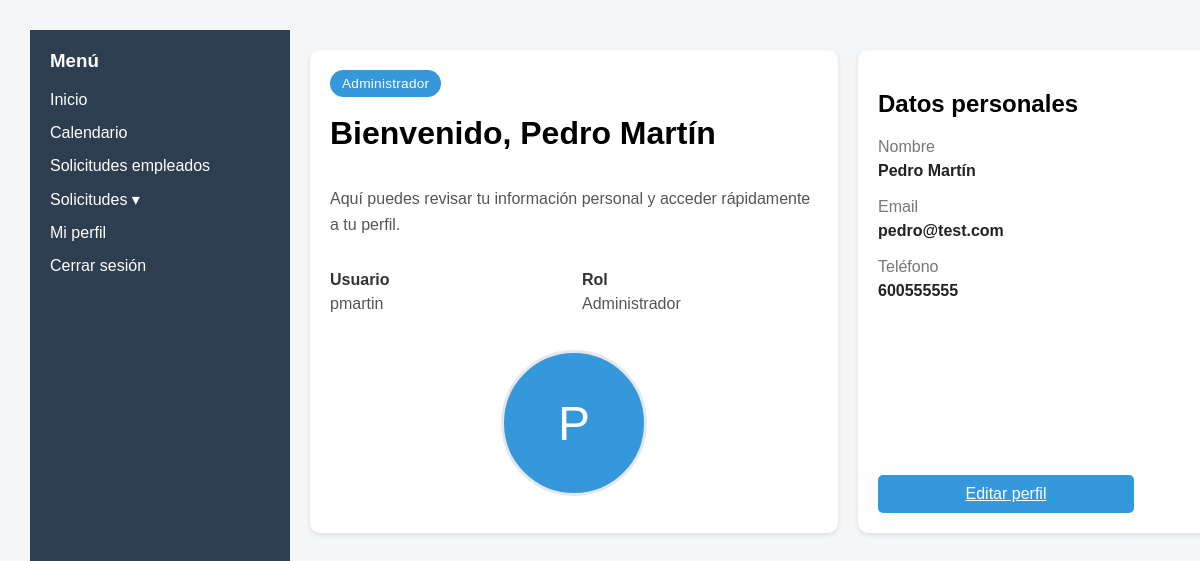
Before: /frontend/views/menu.php (signed in) with the older database file.
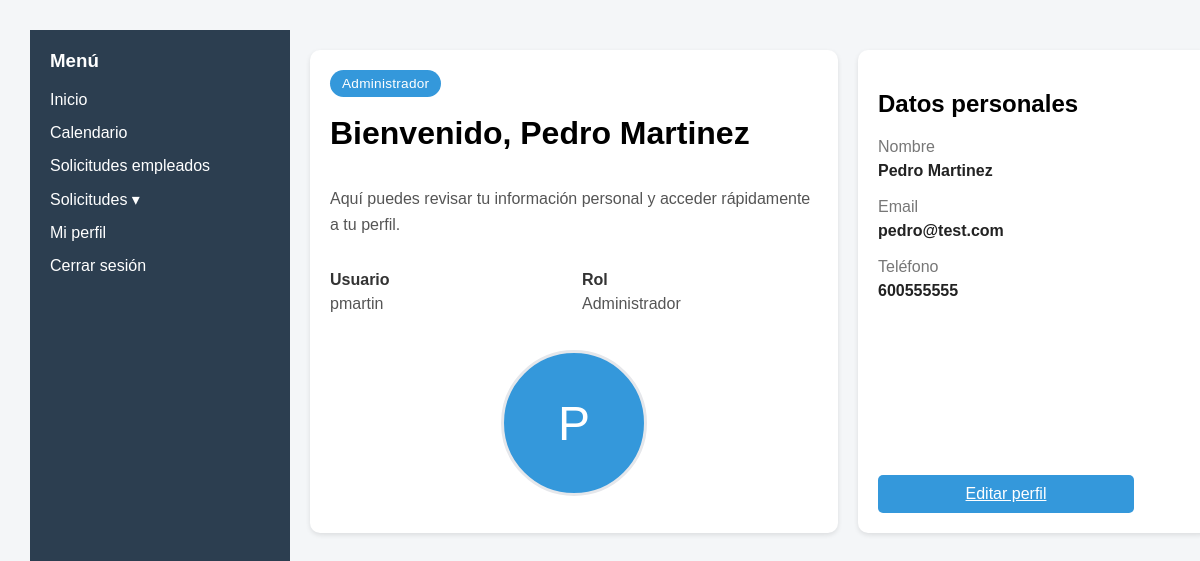
After: the same page with the newer database file.
### tables this page shows
CREATE TABLE EMPLEADO (
	id_empleado INTEGER PRIMARY KEY AUTOINCREMENT,
	nombre TEXT NOT NULL,
	email TEXT NOT NULL,
	dni TEXT NOT NULL,
	telefono TEXT,
	usuario TEXT NOT NULL,
	contrasena TEXT NOT NULL,
	rol TEXT NOT NULL
);

### frontend/views/menu.php (the view, shortened to what this page needs)
<?php include '../components/header.php'; ?>
<?php include '../components/layout.php'; ?>
<?php
$db = getDB();
$idEmpleado = $_SESSION['id_empleado'];
$stmt = $db->prepare("
  SELECT nombre, email, telefono, usuario, rol
  FROM EMPLEADO
  WHERE id_empleado = :id_empleado
");
$stmt->execute([
  ':id_empleado' => $idEmpleado
]);
$empleado = $stmt->fetch(PDO::FETCH_ASSOC);
$nombre = $empleado['nombre'] ?? '';
$email = $empleado['email'] ?? '';
$telefono = $empleado['telefono'] ?? '';
$usuario = $empleado['usuario'] ?? ($_SESSION['usuario'] ?? '');
$rol = $empleado['rol'] ?? ($_SESSION['rol'] ?? '');
$rolTexto = $rol === 'admin' ? 'Administrador' : 'Empleado';
$nombreAvatar = $nombre !== '' ? $nombre : $usuario;
$inicial = strtoupper(substr(trim($nombreAvatar), 0, 1));
?>
<main>
  <div class="dashboard">
    <div class="card bienvenida card-split">
      <div class="welcome-copy">
        <span class="badge"><?php echo htmlspecialchars($rolTexto); ?></span>
        <h1>Bienvenido, <?php echo htmlspecialchars($nombre); ?></h1>
        <p class="welcome-text">Aquí puedes revisar tu información personal y acceder rápidamente a tu perfil.</p>
        <div class="welcome-meta">
          <div>
            <strong>Usuario</strong>
            <p><?php echo htmlspecialchars($usuario); ?></p>
          </div>
          <div>
            <strong>Rol</strong>
            <p><?php echo htmlspecialchars($rolTexto); ?></p>
          </div>
        </div>
      </div>
      <div class="welcome-avatar">
        <span class="avatar-placeholder"><?php echo htmlspecialchars($inicial); ?></span>
      </div>
    </div>
    <div class="card perfil card-split profile-summary-card">
      <div>
        <h2>Datos personales</h2>
        <div class="profile-summary-item">
          <span>Nombre</span>
          <strong><?php echo htmlspecialchars($nombre); ?></strong>
        </div>
        <div class="profile-summary-item">
          <span>Email</span>
          <strong><?php echo htmlspecialchars($email); ?></strong>
        </div>
        <div class="profile-summary-item">
          <span>Teléfono</span>
          <strong><?php echo htmlspecialchars($telefono); ?></strong>
        </div>
      </div>
      <a href="perfil.php" class="primary">Editar perfil</a>
    </div>
  </div>
</main>
<?php include '../components/footer.php'; ?>

Changed rows visible on the page:
changed empleado "pmartin": nombre "Pedro Martín" → "Pedro Martinez"
